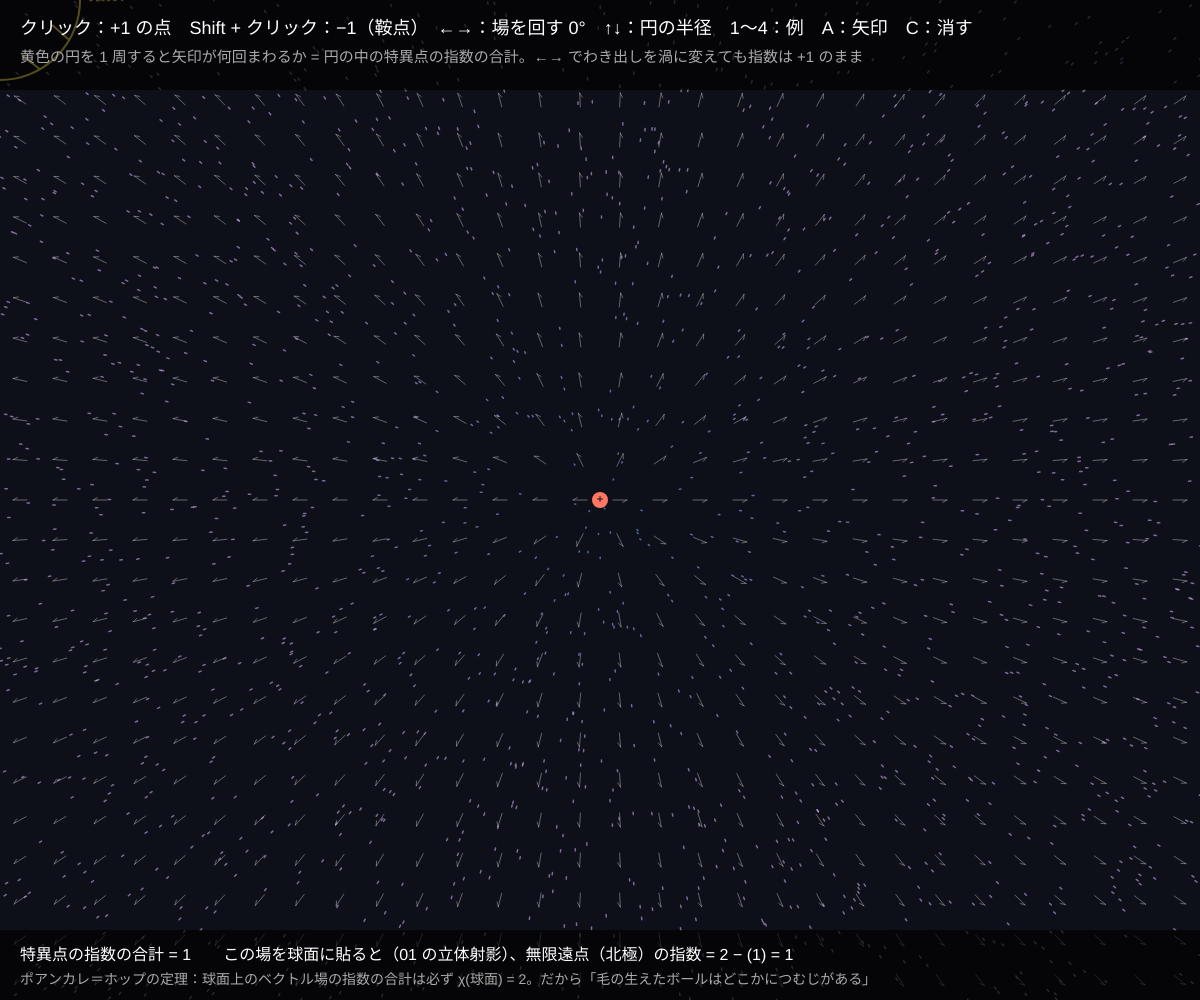
Frame 1 (no input)
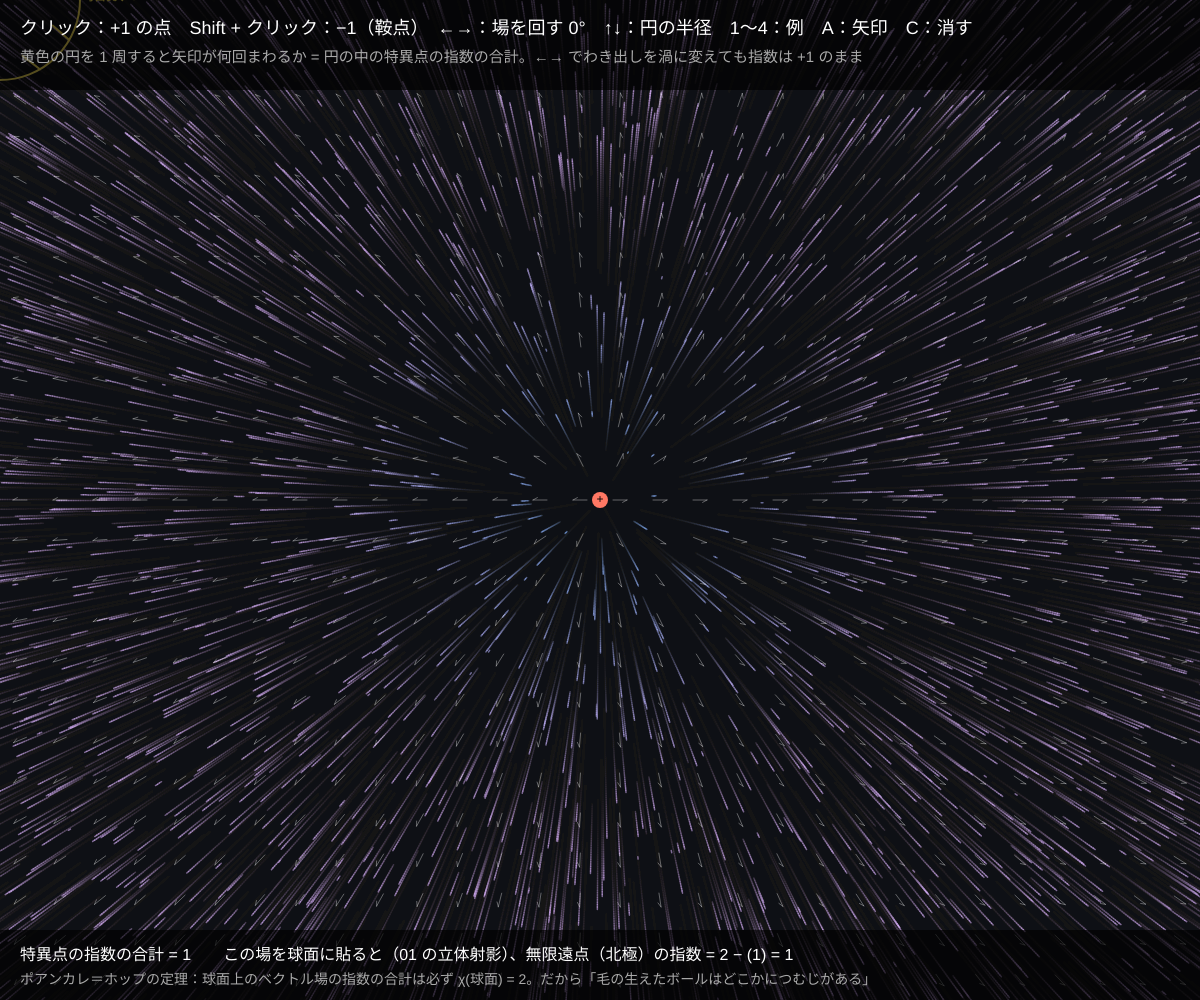
Frame 60 (no input)
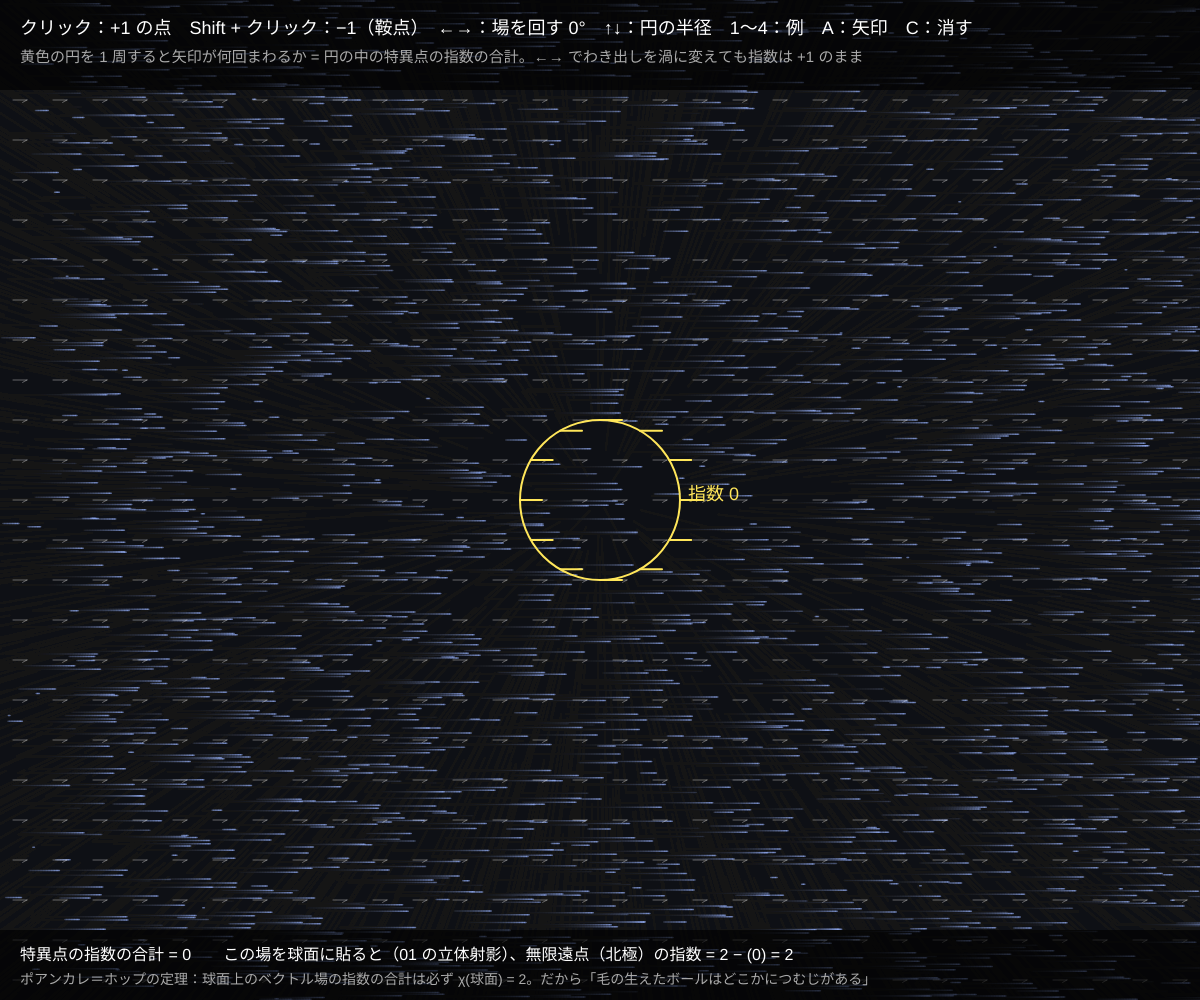
Frame 120 (the mouse pressed at the canvas centre since frame 60)

The p5.js sketch that drew these frames (run headless with seeded random() and noise() and a simulated clock; from frame 60 on, the mouse is pressed at the canvas centre):

// p5.js sketch
// ── sketch.js
// ============================================
// 11 ベクトル場と流れ
// 平面の各点に矢印（ベクトル）を置いたものがベクトル場。矢印に沿って流すと流線ができる
//   場が 0 になる点（特異点）には「指数」がある：わき出し・吸い込み・渦 = +1、鞍点 = −1。小さな円を 1 周したとき矢印が何回まわるか
// クリック = +1 の点 / Shift + クリック = −1 の点（鞍点）/ ←→ = 場を回す（わき出し → 渦）/ ↑↓ = 調べる円の半径 / 1〜4 = 例 / A = 矢印 / C = 消す
// ============================================

let sing = [];                  // 特異点 {x, y, s: +1 か −1}（画面座標）
let rot = 0;                    // ★ 場全体を回す角度（0 = わき出し、π/2 = 渦、π = 吸い込み）
let probeR = 80;                // ★ 指数を調べる円の半径（px）
let showArrows = true;
let NP = 1800;                  // ★ 流れる粒子の数
let parts = [], trails;

function setup() {
  createCanvas(windowWidth, windowHeight);
  trails = createGraphics(width, height);
  trails.background(14, 16, 26);
  for (let i = 0; i < NP; i++) parts.push(newPart());
  preset(1);
}
function newPart() { return { x: Math.random() * width, y: Math.random() * height, life: 40 + Math.random() * 120 }; }

// ★ ベクトル場：複素数で f(z) = e^{i rot} × Π (z − cₖ) または (z̄ − c̄ₖ)。+1 の点は z − c、−1 の点は共役
function field(x, y) {
  let re = Math.cos(rot), im = Math.sin(rot);
  for (let p of sing) {
    let a = (x - p.x) / 100, b = (y - p.y) / 100;
    if (p.s < 0) b = -b;
    let nr = re * a - im * b, ni = re * b + im * a;
    re = nr; im = ni;
  }
  return [re, im];   // 画面の y は下向きなので、そのまま使うと見た目の回転向きも保たれる
}

function preset(k) {
  let cx = width / 2, cy = height / 2;
  if (k === 1) sing = [{ x: cx, y: cy, s: 1 }];
  if (k === 2) sing = [{ x: cx - 180, y: cy, s: 1 }, { x: cx + 180, y: cy, s: 1 }];
  if (k === 3) sing = [{ x: cx - 200, y: cy, s: 1 }, { x: cx, y: cy, s: -1 }, { x: cx + 200, y: cy, s: 1 }];
  if (k === 4) sing = [{ x: cx, y: cy, s: -1 }];
  trails.background(14, 16, 26);
}

// 円に沿って 1 周したときに、矢印が何回まわるか（回転数 = 指数の合計）
function windingNumber(cx, cy, r) {
  let total = 0, prev = null, n = 360;
  for (let i = 0; i <= n; i++) {
    let a = (i / n) * TWO_PI, v = field(cx + r * Math.cos(a), cy + r * Math.sin(a));
    let ang = Math.atan2(v[1], v[0]);
    if (prev !== null) { let d = ang - prev; while (d > PI) d -= TWO_PI; while (d < -PI) d += TWO_PI; total += d; }
    prev = ang;
  }
  return Math.round(total / TWO_PI);
}

function draw() {
  // 流れ：粒子を場の向きに動かし、薄く消えていく軌跡を描く
  trails.noStroke(); trails.fill(14, 16, 26, 18); trails.rect(0, 0, width, height);
  trails.strokeWeight(1.5);
  for (let p of parts) {
    let v = field(p.x, p.y), m = Math.hypot(v[0], v[1]);
    if (m < 1e-9 || !isFinite(m)) { Object.assign(p, newPart()); continue; }
    let sp = 1.6 * Math.min(1.5, Math.pow(m, 0.3));   // 速さは控えめに
    let nx = p.x + (v[0] / m) * sp, ny = p.y + (v[1] / m) * sp;
    trails.stroke(120 + 100 * Math.min(1, m / 3), 180, 255, 140);
    trails.line(p.x, p.y, nx, ny);
    p.x = nx; p.y = ny; p.life--;
    if (p.life < 0 || p.x < 0 || p.x > width || p.y < 0 || p.y > height) Object.assign(p, newPart());
  }
  image(trails, 0, 0);

  // 矢印の格子
  if (showArrows) {
    stroke(255, 255, 255, 90); strokeWeight(1);
    for (let x = 20; x < width; x += 40) for (let y = 100; y < height; y += 40) {
      let v = field(x, y), m = Math.hypot(v[0], v[1]) || 1, dx = (v[0] / m) * 14, dy = (v[1] / m) * 14;
      line(x - dx / 2, y - dy / 2, x + dx / 2, y + dy / 2);
      let a = Math.atan2(dy, dx);
      line(x + dx / 2, y + dy / 2, x + dx / 2 - 5 * Math.cos(a - 0.5), y + dy / 2 - 5 * Math.sin(a - 0.5));
    }
  }
  // 特異点
  for (let p of sing) {
    noStroke(); fill(p.s > 0 ? [255, 120, 100] : [100, 200, 255]); circle(p.x, p.y, 16);
    fill(0); textSize(12); textAlign(CENTER, CENTER); text(p.s > 0 ? '+' : '−', p.x, p.y); textAlign(LEFT, BASELINE);
  }
  // マウスの位置の円で指数を調べる
  let w = windingNumber(mouseX, mouseY, probeR);
  noFill(); stroke(255, 230, 90); strokeWeight(2); circle(mouseX, mouseY, 2 * probeR);
  for (let i = 0; i < 12; i++) {   // 円の上の矢印（回転を見るため）
    let a = (i / 12) * TWO_PI, x = mouseX + probeR * Math.cos(a), y = mouseY + probeR * Math.sin(a);
    let v = field(x, y), m = Math.hypot(v[0], v[1]) || 1;
    stroke(255, 230, 90); line(x, y, x + (v[0] / m) * 22, y + (v[1] / m) * 22);
  }
  noStroke(); fill(255, 230, 90); textSize(18); text('指数 ' + (w > 0 ? '+' : '') + w, mouseX + probeR + 8, mouseY);

  let total = sing.reduce((a, p) => a + p.s, 0);
  noStroke(); fill(0, 0, 0, 170); rect(0, 0, width, 90);
  fill(255); textSize(18);
  text('クリック：+1 の点　Shift + クリック：−1（鞍点）　←→：場を回す ' + nf(degrees(rot) % 360, 1, 0) + '°　↑↓：円の半径　1〜4：例　A：矢印　C：消す', 20, 34);
  fill(170); textSize(15);
  text('黄色の円を 1 周すると矢印が何回まわるか = 円の中の特異点の指数の合計。←→ でわき出しを渦に変えても指数は +1 のまま', 20, 62);
  fill(0, 0, 0, 170); rect(0, height - 70, width, 70);
  fill(255); textSize(16);
  text('特異点の指数の合計 = ' + total + '　　この場を球面に貼ると（01 の立体射影）、無限遠点（北極）の指数 = 2 − (' + total + ') = ' + (2 - total), 20, height - 40);
  fill(170); textSize(14);
  text('ポアンカレ＝ホップの定理：球面上のベクトル場の指数の合計は必ず χ(球面) = 2。だから「毛の生えたボールはどこかにつむじがある」', 20, height - 16);
}

function mousePressed() {
  if (mouseY < 90 || mouseY > height - 70) return;
  // 近くの点をクリックしたら消す
  for (let i = 0; i < sing.length; i++) if (dist(mouseX, mouseY, sing[i].x, sing[i].y) < 12) { sing.splice(i, 1); return; }
  if (sing.length < 8) sing.push({ x: mouseX, y: mouseY, s: keyIsDown(SHIFT) ? -1 : 1 });
}
function keyPressed() {
  if (key === LEFT_ARROW) rot -= PI / 8;
  if (key === RIGHT_ARROW) rot += PI / 8;
  if (key === UP_ARROW) probeR = min(400, probeR + 20);
  if (key === DOWN_ARROW) probeR = max(20, probeR - 20);
  if ('1234'.includes(key) && key.length === 1) preset(int(key));
  if (key === 'a' || key === 'A') showArrows = !showArrows;
  if (key === 'c' || key === 'C') { sing = []; trails.background(14, 16, 26); }
}

// ---------- やってみよう ----------
// 1. 例 3（+1, −1, +1）：大きな円で 3 つ全部を囲むと指数は？ 1 つずつ囲むと？（足し算になっている）
// 2. ←→ で 90° 回すと、わき出しは渦（台風）に、鞍点は向きの変わった鞍点になる。指数は変わらない
// 3. 特異点を 1 つも置かないと、場はどこでも同じ向き。球面に貼ると北極の指数は 2（双極子のつむじ）
// 4. field を「(z − c)²」にすると指数 +2 の点が作れる。どんな模様になる？
